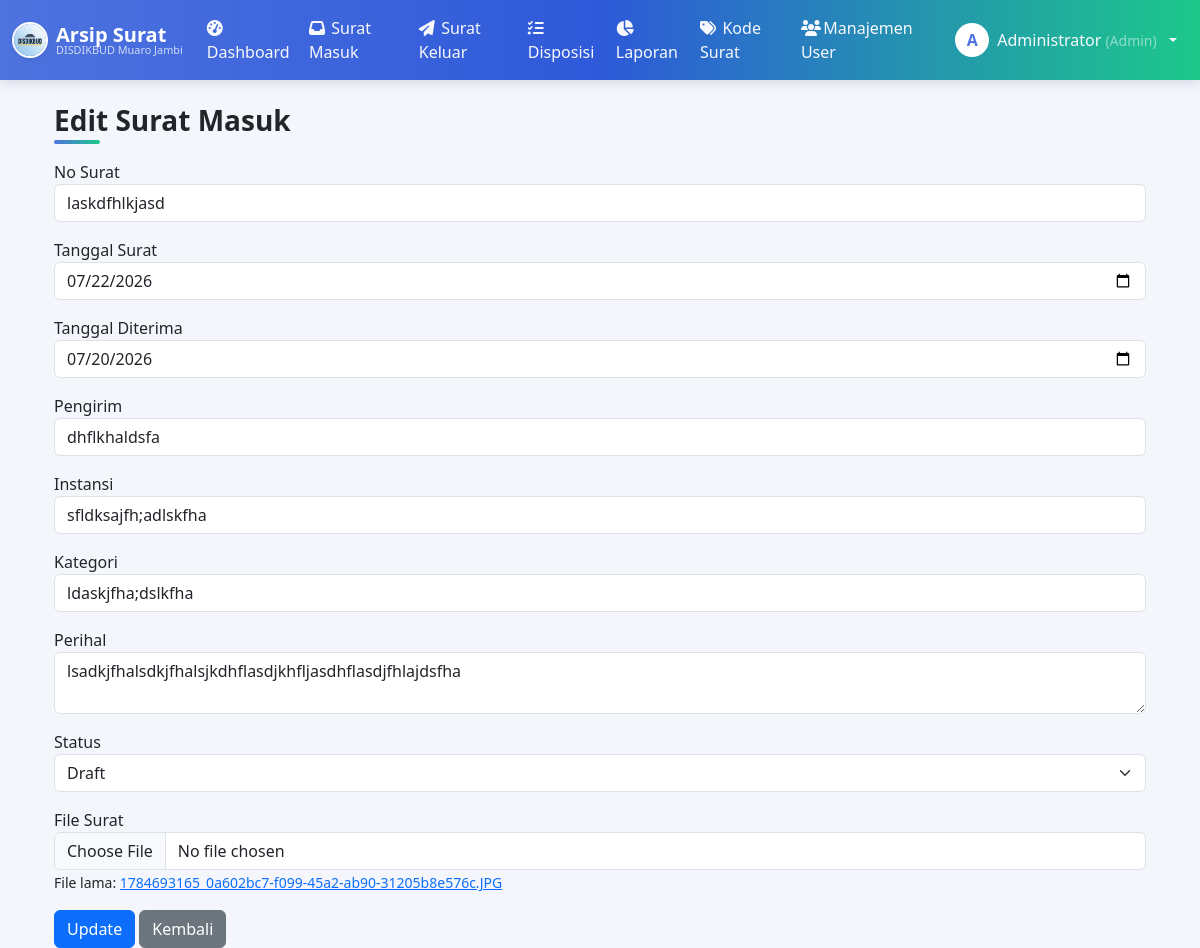
Screenshot of /admin/surat_masuk_edit.php?id=11 (signed in) with the database file from the repository.
### tables this page shows
CREATE TABLE `surat_masuk` (
  `id` int(11) NOT NULL,
  `no_agenda` varchar(50) DEFAULT NULL,
  `no_surat` varchar(100) DEFAULT NULL,
  `tgl_surat` date DEFAULT NULL,
  `tgl_diterima` date DEFAULT NULL,
  `pengirim` varchar(150) DEFAULT NULL,
  `instansi` varchar(150) DEFAULT NULL,
  `perihal` varchar(255) DEFAULT NULL,
  `kategori` varchar(100) DEFAULT NULL,
  `file_surat` varchar(255) DEFAULT NULL,
  `status` enum('draft','menunggu_verifikasi','terverifikasi','diproses_tata_usaha','selesai') DEFAULT 'draft',
  `created_at` timestamp NULL DEFAULT current_timestamp()
);

### includes/tracking.php (called while the page is built, shortened)
<?php
function getStatusSteps() {
    return [
        'draft'                 => 'Draft',
        'menunggu_verifikasi'   => 'Menunggu Verifikasi',
        'terverifikasi'         => 'Terverifikasi',
        'diproses_tata_usaha'   => 'Diproses Tata Usaha',
        'selesai'               => 'Selesai',
    ];
}

### admin/surat_masuk_edit.php (the view, shortened to what this page needs)
<?php
include "../includes/tracking.php";
$id = intval($_GET['id']);
$result = mysqli_query($conn, "SELECT * FROM surat_masuk WHERE id=$id");
$surat = mysqli_fetch_assoc($result);
?>
<?php include "../includes/header.php"; ?>
<div class="container mt-4">
  <h3 class="fw-bold mb-3">Edit Surat Masuk</h3>
  <form method="POST" enctype="multipart/form-data">
    <div class="mb-3">
      <label>No Surat</label>
      <input type="text" name="no_surat" value="<?= htmlspecialchars($surat['no_surat']); ?>" class="form-control" required>
    </div>
    <div class="mb-3">
      <label>Tanggal Surat</label>
      <input type="date" name="tgl_surat" value="<?= htmlspecialchars($surat['tgl_surat']); ?>" class="form-control" required>
    </div>
    <div class="mb-3">
      <label>Tanggal Diterima</label>
      <input type="date" name="tgl_diterima" value="<?= htmlspecialchars($surat['tgl_diterima']); ?>" class="form-control">
    </div>
    <div class="mb-3">
      <label>Pengirim</label>
      <input type="text" name="pengirim" value="<?= htmlspecialchars($surat['pengirim']); ?>" class="form-control" required>
    </div>
    <div class="mb-3">
      <label>Instansi</label>
      <input type="text" name="instansi" value="<?= htmlspecialchars($surat['instansi']); ?>" class="form-control">
    </div>
    <div class="mb-3">
      <label>Kategori</label>
      <input type="text" name="kategori" value="<?= htmlspecialchars($surat['kategori']); ?>" class="form-control">
    </div>
    <div class="mb-3">
      <label>Perihal</label>
      <textarea name="perihal" class="form-control" required><?= htmlspecialchars($surat['perihal']); ?></textarea>
    </div>
    <div class="mb-3">
      <label>Status</label>
      <select name="status" class="form-select">
        <?php foreach (getStatusSteps() as $key => $label): ?>
          <option value="<?= $key; ?>" <?= $surat['status'] == $key ? 'selected' : ''; ?>><?= $label; ?></option>
        <?php endforeach; ?>
      </select>
    </div>
    <div class="mb-3">
      <label>File Surat</label>
      <input type="file" name="file_surat" class="form-control">
      <?php if($surat['file_surat']): ?>
        <small>File lama: <a href="../assets/uploads/surat_masuk/<?= htmlspecialchars($surat['file_surat']); ?>" target="_blank"><?= htmlspecialchars($surat['file_surat']); ?></a></small>
      <?php endif; ?>
    </div>
    <button type="submit" class="btn btn-primary">Update</button>
    <a href="surat_masuk.php" class="btn btn-secondary">Kembali</a>
  </form>
</div>
<?php include "../includes/footer.php"; ?>

### assets/css/style.css (style rules this page uses)
.container h3.fw-bold { position: relative; display: inline-block; padding-bottom: .4rem; margin-bottom: 1.2rem; }
.container h3.fw-bold::after { content: ''; position: absolute; left: 0; bottom: 0; width: 46px; height: 4px; border-radius: 4px; background: linear-gradient(90deg, #4e73df, #1cc88a); }

### includes/header.php (style rules this page uses)
body { background-color: #f4f6fb; font-family: 'Segoe UI', Tahoma, Geneva, Verdana, sans-serif; }

### rows the page displays
surat_masuk: no_surat "laskdfhlkjasd", tgl_surat "07/22/2026", tgl_diterima "07/20/2026", pengirim "dhflkhaldsfa", instansi "sfldksajfh;adlskfha", kategori "ldaskjfha;dslkfha", perihal "lsadkjfhalsdkjfhalsjkdhflasdjkhfljasdhflasdjfhlajdsfha", file_surat "1784693165_0a602bc7-f099-45a2-ab90-31205b8e576c.JPG"

### other values shown
$inisial "A"
$nama_user "Administrator"
$label "Admin"
form field status "Draft"
